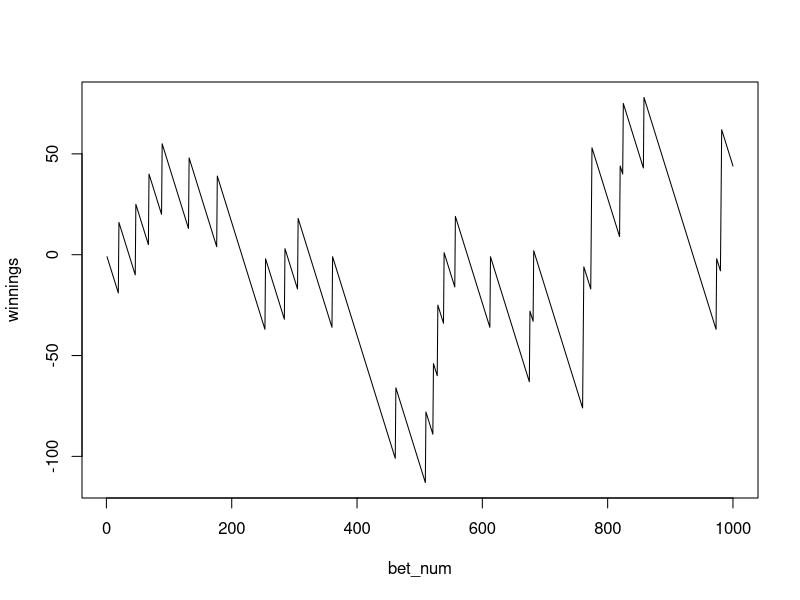

This chart was generated by the following R code:

#' Exercise 7
#' Another form of bet for roulette is to bet that a specific
#' number (say 17) will turn up. If the ball stops on your
#' number, you get your dollar back plus 35 dollars.
#' If not, you lose your dollar.

n = 1000 # the number of bets
dollar = ifelse(runif(n) < 1 / 36, 35, -1)
winnings = cumsum(dollar)
plot(1:n, winnings, type='l',
     xlab='bet_num', ylab='winnings')
